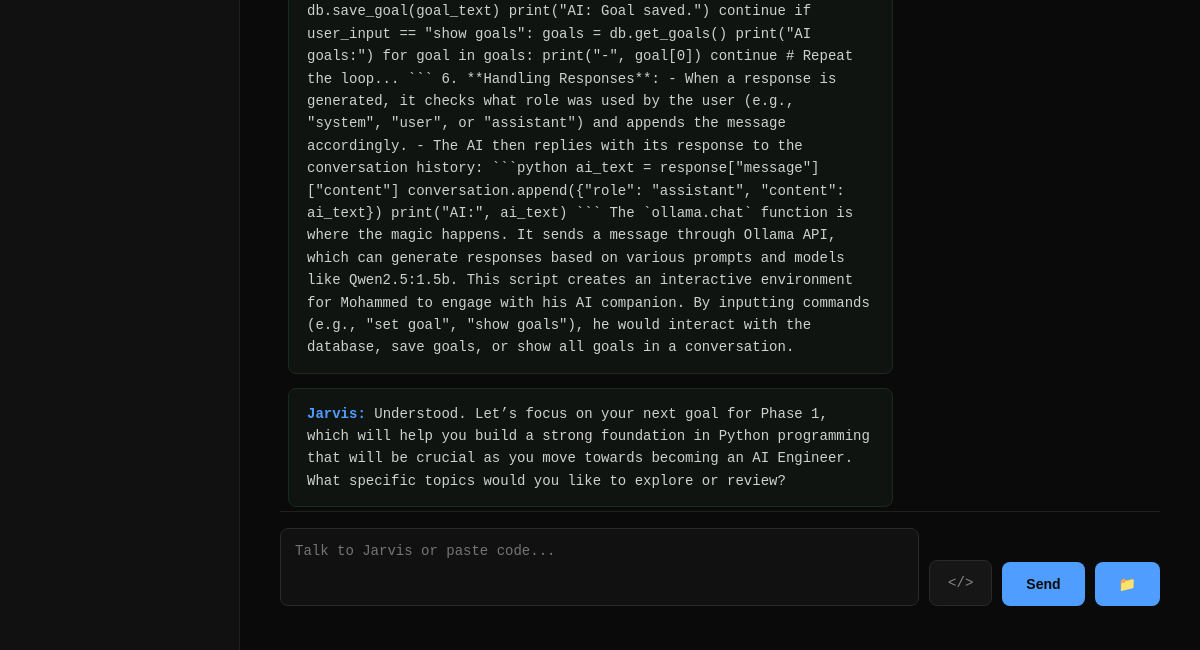
The app's page /chat (lower part), older data.
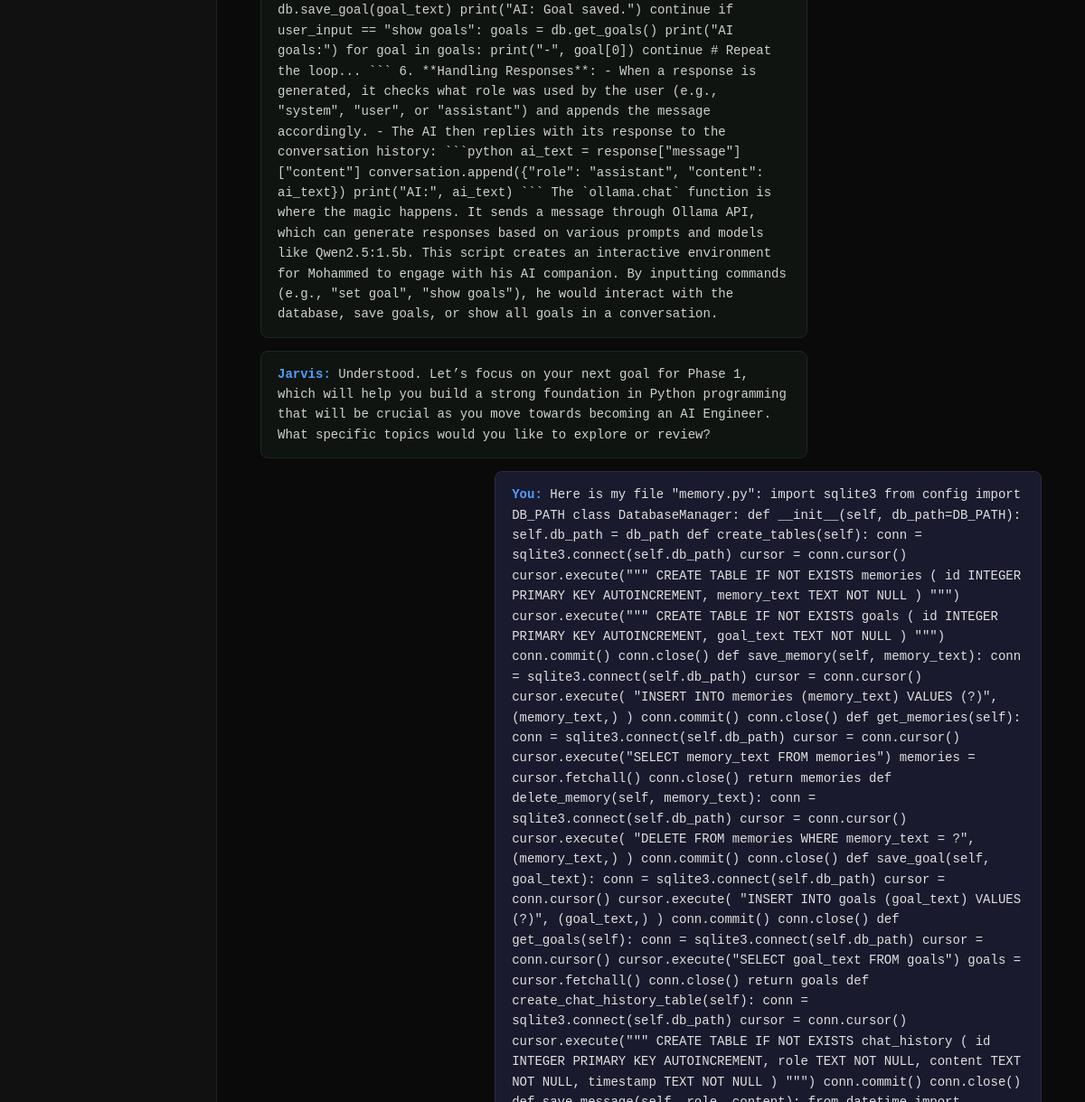
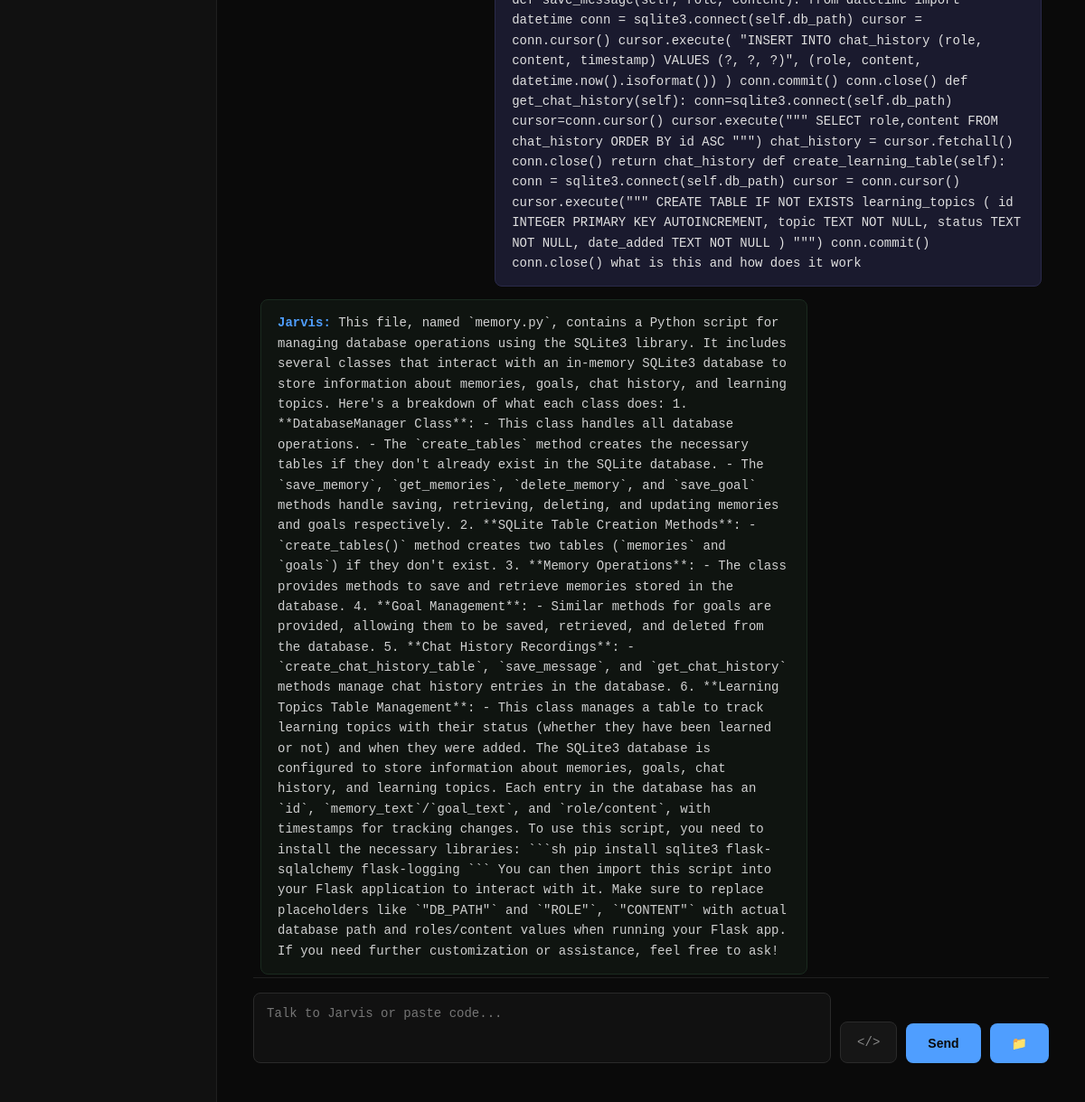
The same page, newer data (2 pictures, top to bottom).
### tables this page shows
CREATE TABLE chat_history (
            id INTEGER PRIMARY KEY AUTOINCREMENT,
            role TEXT NOT NULL,
            content TEXT NOT NULL,
            timestamp TEXT NOT NULL
        );

### app.py (the view)
@app.route("/chat")
def chat_page():
    history = db.get_chat_history()
    return render_template("chat.html", history=history)

### src/memory.py (called while the page is built)
    def get_chat_history(self):
        conn=sqlite3.connect(self.db_path)
        cursor=conn.cursor()
        cursor.execute("""
                    SELECT role,content FROM chat_history
                    ORDER BY id ASC
                       """)
        chat_history = cursor.fetchall()
        conn.close()
        return chat_history

### templates/chat.html (shortened to what this page needs)
<!DOCTYPE html>
<html>
<head>
    <link rel="stylesheet" href="{{ url_for('static', filename='style.css') }}">
    <link rel="stylesheet" href="https://cdnjs.cloudflare.com/ajax/libs/codemirror/5.65.16/codemirror.min.css">
    <link rel="stylesheet" href="https://cdnjs.cloudflare.com/ajax/libs/codemirror/5.65.16/theme/dracula.min.css">
</head>
<body>
<div class="container">
    <div class="sidebar">
    </div>
    <div class="main">
        <div class="chat-container">
           <div class="chat-box" id="chatBox">
    {% for msg in history %}
        <div class="message {{ 'user-message' if msg[0] == 'user' else 'ai-message' }}">
            <strong>{{ 'You' if msg[0] == 'user' else 'Jarvis' }}:</strong> {{ msg[1] }}
        </div>
    {% endfor %}
</div>
           <div class="chat-input-area">
    <textarea id="userInput" placeholder="Talk to Jarvis or paste code..." rows="3"></textarea>
    <button id="codeModeBtn" onclick="toggleCodeMode()">&lt;/&gt;</button>
    <button onclick="sendMessage()">Send</button>
    <button onclick="document.getElementById('fileInput').click()">📁</button>
</div>
        </div>
    </div>
</div>
</body>
</html>

### static/style.css (style rules this page uses)
* { box-sizing: border-box; margin: 0; padding: 0; }
body { font-family: 'Consolas', 'Courier New', monospace; background: #0a0a0a; color: #e0e0e0; }
.container { display: flex; min-height: 100vh; }
.sidebar { width: 240px; background: #111111; border-right: 1px solid #1f1f1f; padding: 24px 16px; }
.main { flex: 1; padding: 40px; overflow-y: auto; }
.chat-container { display: flex; flex-direction: column; height: 90vh; }
.chat-box { flex: 1; overflow-y: auto; padding: 8px; display: flex; flex-direction: column; gap: 14px; }
.message { padding: 14px 18px; border-radius: 8px; max-width: 70%; line-height: 1.6; font-size: 14px; }
.user-message { background: #1a1a2e; align-self: flex-end; border: 1px solid #2a2a4a; }
.ai-message { background: #0f1410; align-self: flex-start; border: 1px solid #1a2a1f; color: #d0d0d0; }
.ai-message strong, .user-message strong { color: #4f9eff; }
.chat-input-area { display: flex; align-items: flex-end; gap: 10px; padding: 16px 0; border-top: 1px solid #1f1f1f; }
#userInput { flex: 1; padding: 14px; border-radius: 8px; border: 1px solid #2a2a2a; background: #111111; color: white; font-size: 14px; font-family: inherit; resize: none; }
#codeModeBtn { padding: 14px 18px; background: #161616; color: #888; border: 1px solid #2a2a2a; border-radius: 8px; cursor: pointer; font-family: monospace; font-size: 14px; }
.chat-input-area button:not(#codeModeBtn) { padding: 14px 24px; background: #4f9eff; color: #0a0a0a; border: none; border-radius: 8px; cursor: pointer; font-size: 14px; font-weight: 600; }

Row changes from the older to the newer data that the page shows:
added chat_history: role "You", content "Here is my file \"memory.py\": import sqlite3 from config import DB_PATH class DatabaseManager: def __init__(self, db_path=DB_PATH): self.db_path = db_path def create_tables(self): conn = sqlite3.connect(self.db_path) cursor = conn.cursor() cursor.execute(\"\"\" CREATE TABLE IF NOT EXISTS memories ( id INTEGER PRIMARY KEY AUTOINCREMENT, memory_text TEXT NOT NULL ) \"\"\") cursor.execute(\"\"\" CREATE TABLE IF NOT EXISTS goals ( id INTEGER PRIMARY KEY AUTOINCREMENT, goal_text TEXT NOT NULL ) \"\"\") conn.commit() conn.close() def save_memory(self, memory_text): conn = sqlite3.connect(self.db_path) cursor = conn.cursor() cursor.execute( \"INSERT INTO memories (memory_text) VALUES (?)\", (memory_text,) )…"
added chat_history: role "Jarvis", content "This file, named `memory.py`, contains a Python script for managing database operations using the SQLite3 library. It includes several classes that interact with an in-memory SQLite3 database to store information about memories, goals, chat history, and learning topics. Here's a breakdown of what each class does: 1. **DatabaseManager Class**: - This class handles all database operations. - The `create_tables` method creates the necessary tables if they don't already exist in the SQLite database. - The `save_memory`, `get_memories`, `delete_memory`, and `save_goal` methods handle saving, retrieving, deleting, and updating memories and goals respectively. 2. **SQLite Table Creation Methods**:…"
